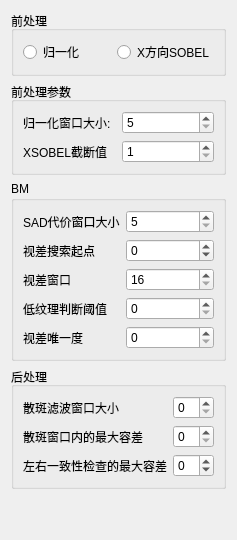
     <widget class="QWidget" name="page_BM">
      <layout class="QVBoxLayout" name="verticalLayout">
       <item>
        <widget class="QGroupBox" name="groupBox_19">
         <property name="title">
          <string>前处理</string>
         </property>
         <layout class="QHBoxLayout" name="horizontalLayout_20">
          <item>
           <widget class="QRadioButton" name="radioButton_BM_Prefilter_Normalzed">
            <property name="text">
             <string>归一化</string>
            </property>
           </widget>
          </item>
          <item>
           <widget class="QRadioButton" name="radioButton_BM_Prefilter_XSobel">
            <property name="text">
             <string>X方向SOBEL</string>
            </property>
           </widget>
          </item>
         </layout>
        </widget>
       </item>
       <item>
        <widget class="QGroupBox" name="groupBox_20">
         <property name="title">
          <string>前处理参数</string>
         </property>
         <layout class="QGridLayout" name="gridLayout_9">
          <item row="0" column="0">
           <widget class="QLabel" name="label_24">
            <property name="text">
             <string>归一化窗口大小:</string>
            </property>
           </widget>
          </item>
          <item row="0" column="1">
           <widget class="QSpinBox" name="spinBox_BM_preFilterSize">
            <property name="minimum">
             <number>5</number>
            </property>
            <property name="maximum">
             <number>255</number>
            </property>
            <property name="singleStep">
             <number>2</number>
            </property>
           </widget>
          </item>
          <item row="1" column="0">
           <widget class="QLabel" name="label_25">
            <property name="text">
             <string>XSOBEL截断值</string>
            </property>
           </widget>
          </item>
          <item row="1" column="1">
           <widget class="QSpinBox" name="spinBox_BM_preFilterCap">
            <property name="minimum">
             <number>1</number>
            </property>
            <property name="maximum">
             <number>63</number>
            </property>
           </widget>
          </item>
         </layout>
        </widget>
       </item>
       <item>
        <widget class="QGroupBox" name="groupBox_21">
         <property name="title">
          <string>BM</string>
         </property>
         <layout class="QGridLayout" name="gridLayout_10">
          <item row="1" column="1">
           <widget class="QSpinBox" name="spinBox_BM_minDisparity">
            <property name="minimum">
             <number>-1</number>
            </property>
            <property name="maximum">
             <number>128</number>
            </property>
           </widget>
          </item>
          <item row="0" column="0">
           <widget class="QLabel" name="label_26">
            <property name="text">
             <string>SAD代价窗口大小</string>
            </property>
           </widget>
          </item>
          <item row="3" column="0">
           <widget class="QLabel" name="label_29">
            <property name="text">
             <string>低纹理判断阈值</string>
            </property>
           </widget>
          </item>
          <item row="3" column="1">
           <widget class="QSpinBox" name="spinBox_BM_textureThreshold"/>
          </item>
          <item row="2" column="0">
           <widget class="QLabel" name="label_28">
            <property name="text">
             <string>视差窗口</string>
            </property>
           </widget>
          </item>
          <item row="2" column="1">
           <widget class="QSpinBox" name="spinBox_BM_numDisparities">
            <property name="minimum">
             <number>16</number>
            </property>
            <property name="maximum">
             <number>256</number>
            </property>
            <property name="singleStep">
             <number>16</number>
            </property>
           </widget>
          </item>
          <item row="0" column="1">
           <widget class="QSpinBox" name="spinBox_BM_SADWindowSize">
            <property name="minimum">
             <number>5</number>
            </property>
            <property name="maximum">
             <number>255</number>
            </property>
            <property name="singleStep">
             <number>2</number>
            </property>
           </widget>
          </item>
          <item row="1" column="0">
           <widget class="QLabel" name="label_27">
            <property name="text">
             <string>视差搜索起点</string>
            </property>
           </widget>
          </item>
          <item row="4" column="0">
           <widget class="QLabel" name="label_30">
            <property name="text">
             <string>视差唯一度</string>
            </property>
           </widget>
          </item>
          <item row="4" column="1">
           <widget class="QSpinBox" name="spinBox_BM_uniquenessRatio"/>
          </item>
         </layout>
        </widget>
       </item>
       <item>
        <widget class="QGroupBox" name="groupBox_22">
         <property name="title">
          <string>后处理</string>
         </property>
         <layout class="QGridLayout" name="gridLayout_11">
          <item row="0" column="0">
           <widget class="QLabel" name="label_31">
            <property name="text">
             <string>散斑滤波窗口大小</string>
            </property>
           </widget>
          </item>
          <item row="0" column="1">
           <widget class="QSpinBox" name="spinBox_BM_speckleWindowSize"/>
          </item>
          <item row="1" column="0">
           <widget class="QLabel" name="label_33">
            <property name="text">
             <string>散斑窗口内的最大容差</string>
            </property>
           </widget>
          </item>
          <item row="1" column="1">
           <widget class="QSpinBox" name="spinBox_BM_speckleRange"/>
          </item>
          <item row="2" column="0">
           <widget class="QLabel" name="label_34">
            <property name="text">
             <string>左右一致性检查的最大容差</string>
            </property>
           </widget>
          </item>
          <item row="2" column="1">
           <widget class="QSpinBox" name="spinBox_BM_disp12MaxDiff">
            <property name="minimum">
             <number>-1</number>
            </property>
           </widget>
          </item>
         </layout>
        </widget>
       </item>
       <item>
        <spacer name="verticalSpacer_2">
         <property name="orientation">
          <enum>Qt::Vertical</enum>
         </property>
         <property name="sizeHint" stdset="0">
          <size>
           <width>20</width>
           <height>40</height>
          </size>
         </property>
        </spacer>
       </item>
      </layout>
     </widget>
